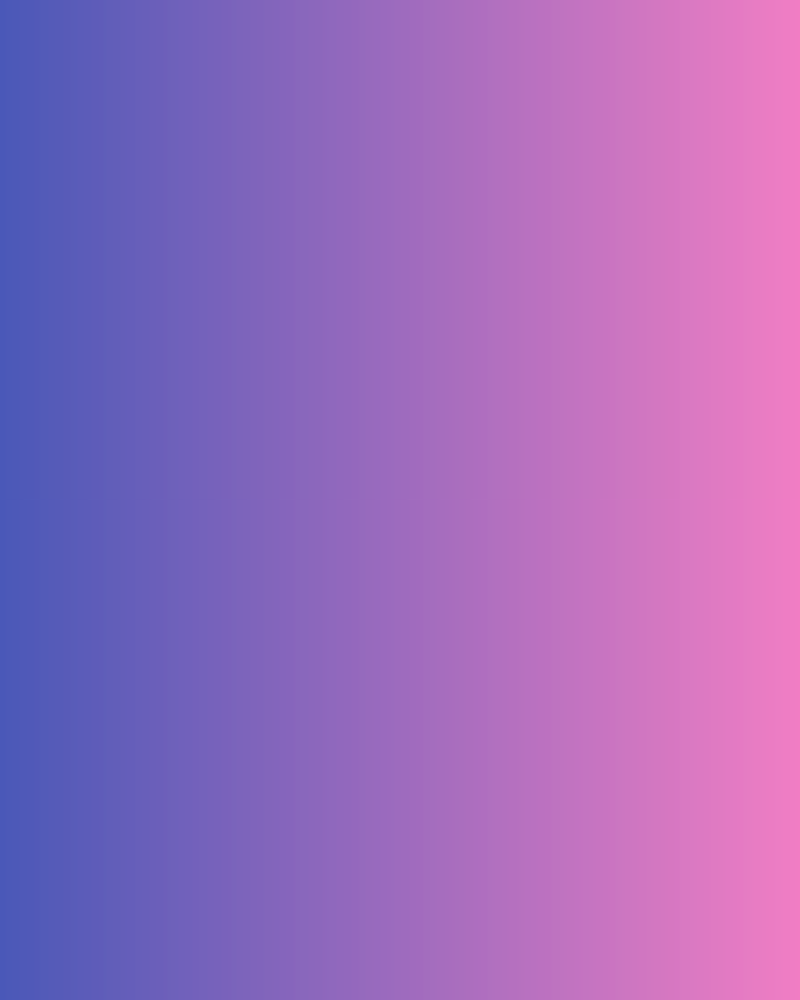
Frame 1 (no input)
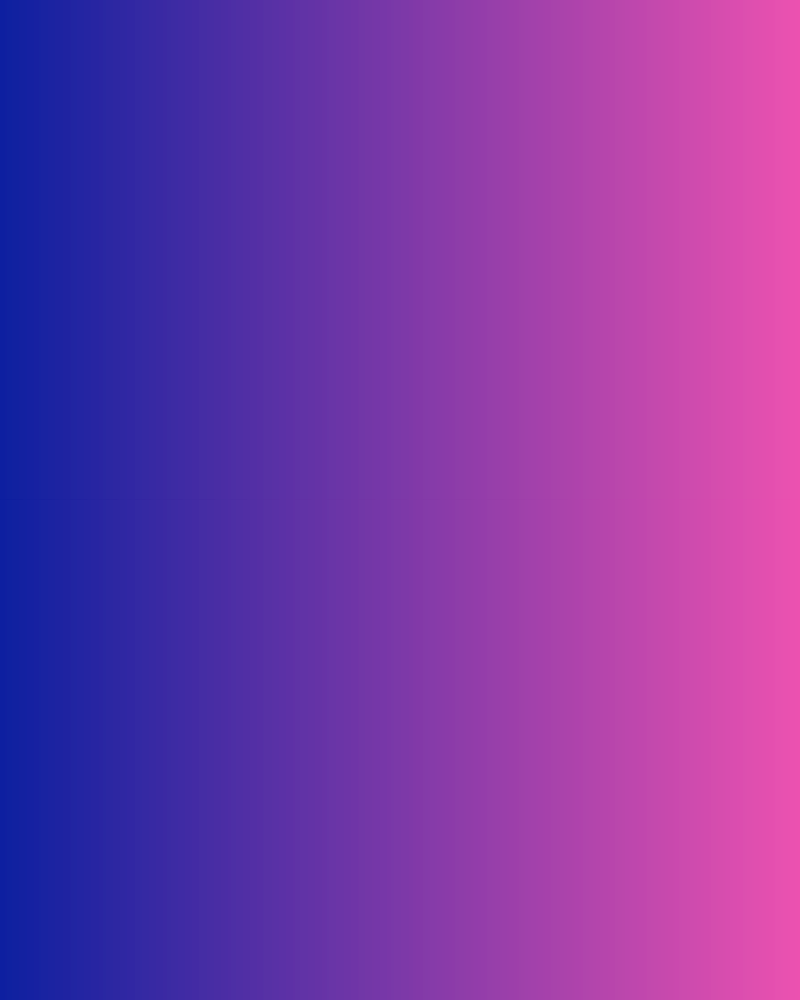
Frame 60 (no input)
Frame 120 (the mouse pressed at the canvas centre since frame 60): identical to frame 60, image omitted

The p5.js sketch that drew these frames (run headless with seeded random() and noise() and a simulated clock; from frame 60 on, the mouse is pressed at the canvas centre):

// p5.js sketch
// ── sketch.js
function setup() {
  createCanvas(800, 1000);
}

function createHorizontalGradient(color1, color2, leftX, rightX, upperY, lowerY){
  var increment = 1.0 / (rightX - leftX);
  for (var i = 0; i <= rightX - leftX; i++) {  
    // Each vertical line is a slightly different color.
    var lineColor = lerpColor(color1, color2, increment * i);
    stroke(lineColor);
    line(leftX + i, upperY, leftX + i, lowerY);
  }
}

function draw() {
  var color1 = color("#0E21A0");
  var color2 = color("#EC53B0");
  createHorizontalGradient(color1, color2, 0, width, 0, height);
}
// ── style.css
html, body {
  margin: 0;
  padding: 0;
  font-family: 'Roboto', sans-serif;
  background-color: rgb(255, 255, 255);
  color: rgb(10, 10, 10);
}

canvas {
  display: block;
  z-index: -1;
}

h1 {
  position: absolute;
}

h2 {
  position: absolute;
}

p {
    position: absolute;
}

table {
  position: absolute;
  z-index: 1;
}
